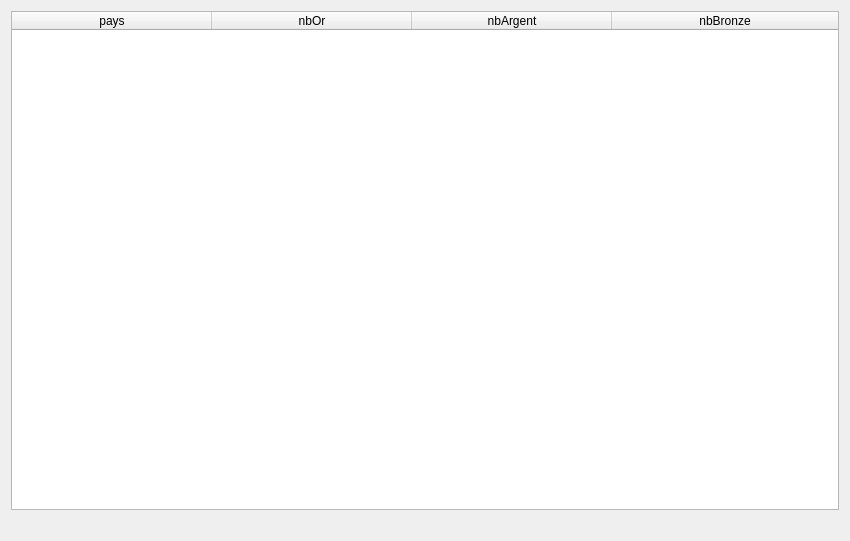
<?xml version="1.0" encoding="UTF-8"?>
<ui version="4.0">
 <class>fct_part2_2</class>
 <widget class="QDialog" name="fct_part2_2">
  <property name="geometry">
   <rect>
    <x>0</x>
    <y>0</y>
    <width>850</width>
    <height>541</height>
   </rect>
  </property>
  <property name="acceptDrops">
   <bool>true</bool>
  </property>
  <property name="windowTitle">
   <string>Classement des pays selon leur nombre de médailles</string>
  </property>
  <layout class="QVBoxLayout" name="verticalLayout">
   <item>
    <widget class="QTableWidget" name="table_fct_part2_2">
     <property name="columnCount">
      <number>4</number>
     </property>
     <attribute name="horizontalHeaderMinimumSectionSize">
      <number>50</number>
     </attribute>
     <attribute name="horizontalHeaderDefaultSectionSize">
      <number>200</number>
     </attribute>
     <attribute name="horizontalHeaderStretchLastSection">
      <bool>true</bool>
     </attribute>
     <attribute name="verticalHeaderVisible">
      <bool>false</bool>
     </attribute>
     <column>
      <property name="text">
       <string>pays</string>
      </property>
     </column>
     <column>
      <property name="text">
       <string>nbOr</string>
      </property>
     </column>
     <column>
      <property name="text">
       <string>nbArgent</string>
      </property>
     </column>
     <column>
      <property name="text">
       <string>nbBronze</string>
      </property>
     </column>
    </widget>
   </item>
   <item>
    <widget class="QLabel" name="label_fct_part2_2">
     <property name="text">
      <string/>
     </property>
     <property name="alignment">
      <set>Qt::AlignCenter</set>
     </property>
    </widget>
   </item>
  </layout>
 </widget>
 <resources/>
 <connections/>
</ui>
